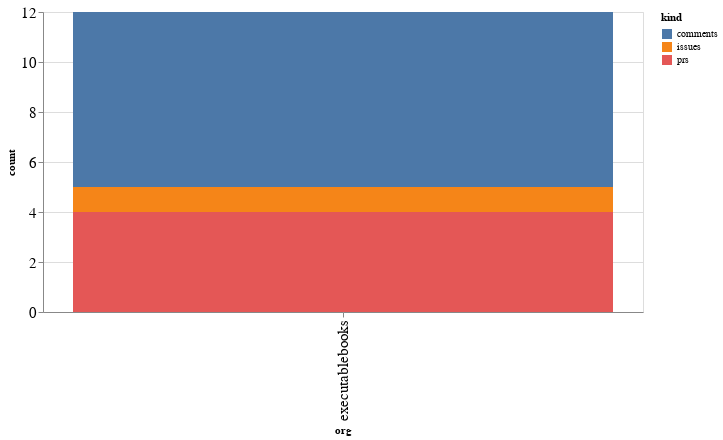

Write notebook code for a chart like this one.
### Code cell
alt.Chart(org_summaries, width=600).mark_bar().encode(
    x='org',
    y='count',
    color='kind',
    tooltip="org"
)

### Figure 1 — Vega-Lite specification as saved in the notebook (floating-point values rounded to 4 significant figures)
{"config": {"axisLeft": {"labelFontSize": 15}, "axisBottom": {"labelFontSize": 15}}, "data": {"name": "data-6ec7eaffe88254140fe295acd18792c3"}, "mark": "bar", "encoding": {"color": {"type": "nominal", "field": "kind"}, "tooltip": {"type": "nominal", "field": "org"}, "x": {"type": "nominal", "field": "org"}, "y": {"type": "quantitative", "field": "count"}}, "width": 600, "$schema": "https://vega.github.io/schema/vega-lite/v4.8.1.json", "datasets": {"data-6ec7eaffe88254140fe295acd18792c3": [{"org": "executablebooks", "kind": "comments", "count": 7}, {"org": "executablebooks", "kind": "issues", "count": 1}, {"org": "executablebooks", "kind": "prs", "count": 4}]}}
